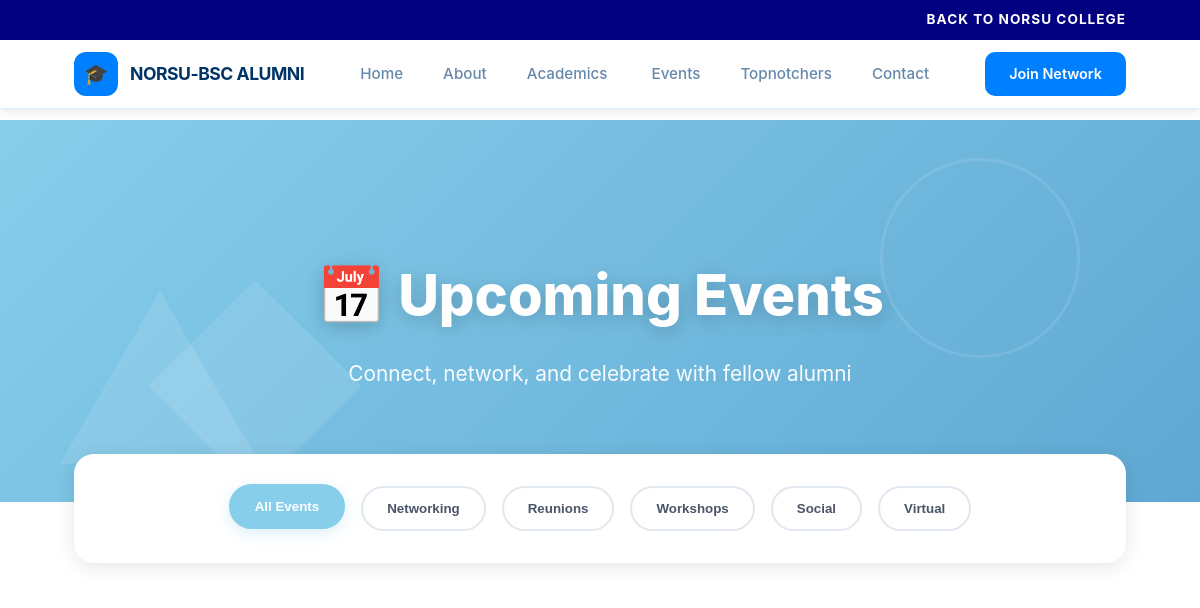
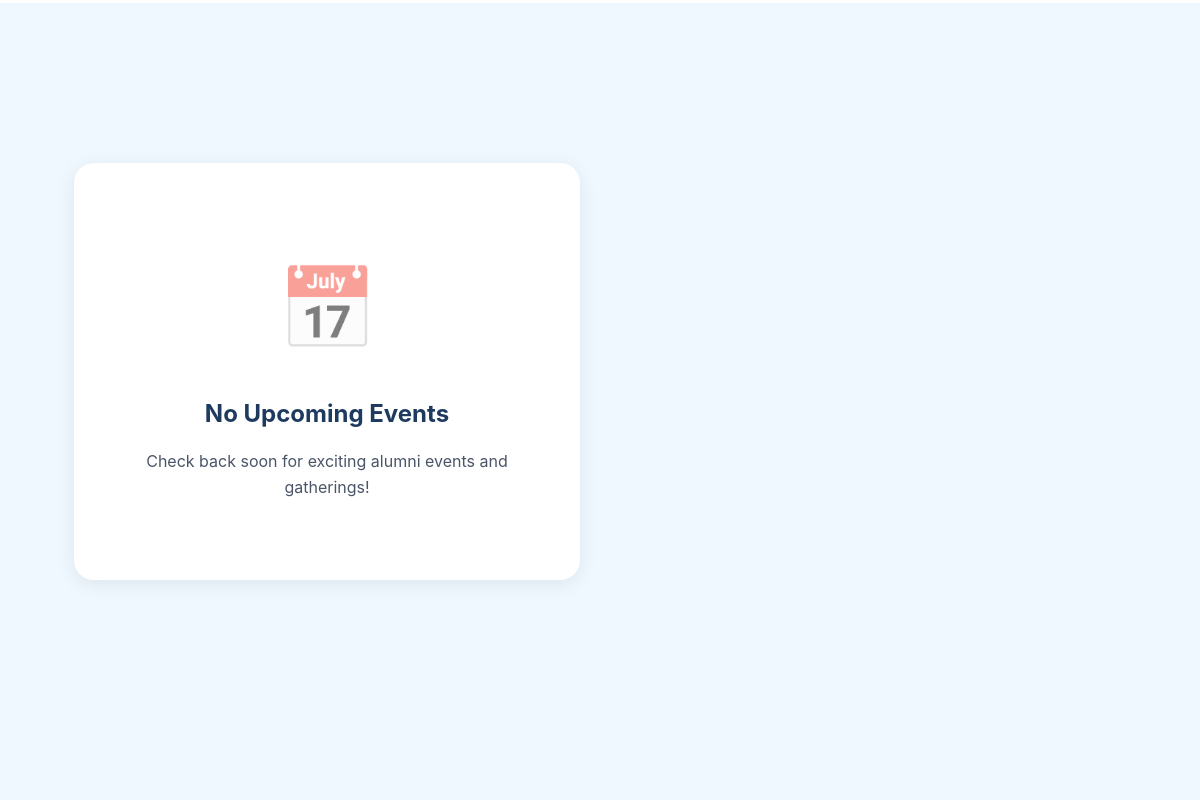
Page /alumni/events/ (upper part) on the earlier database version (2 pictures, top to bottom).
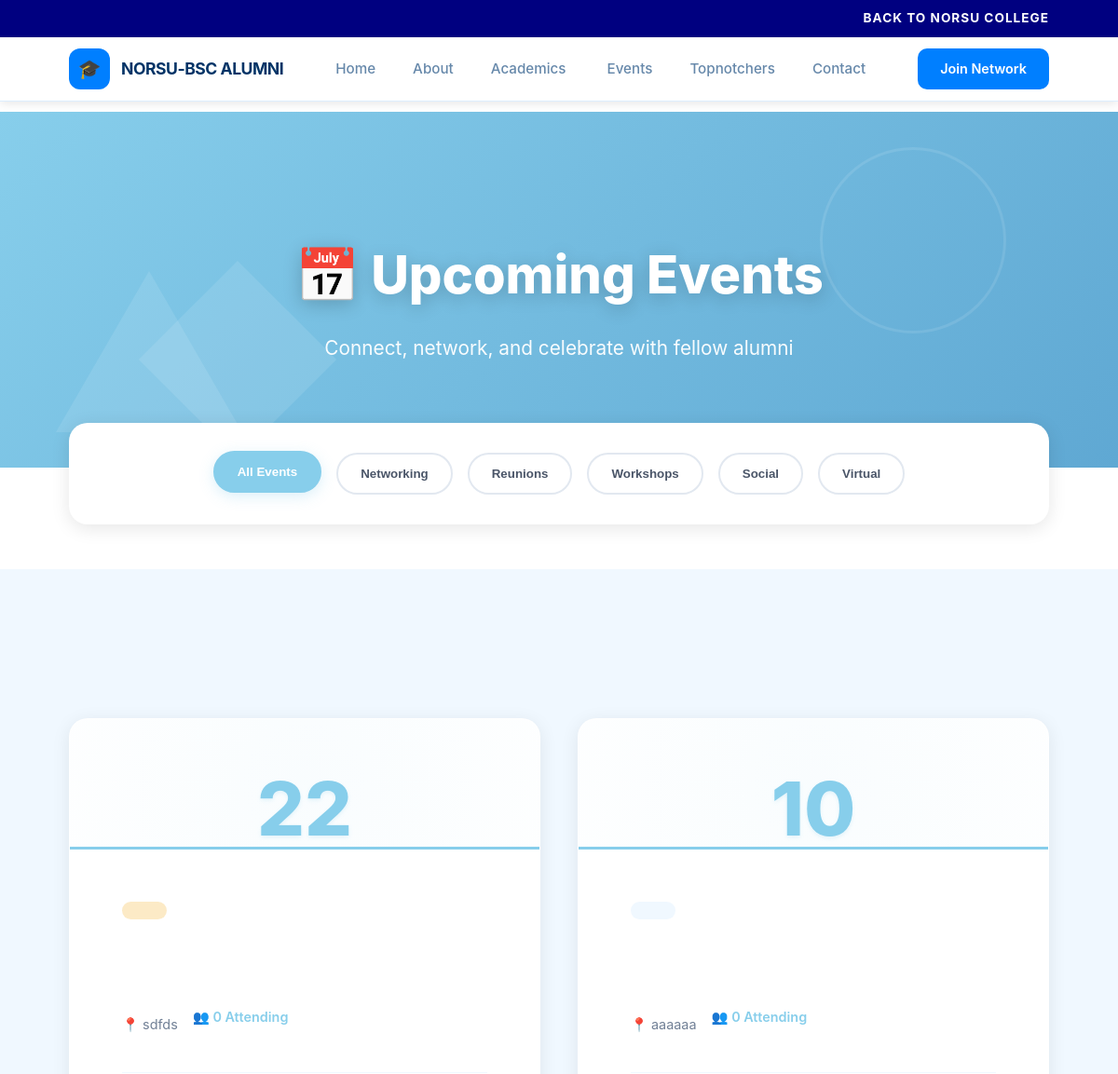
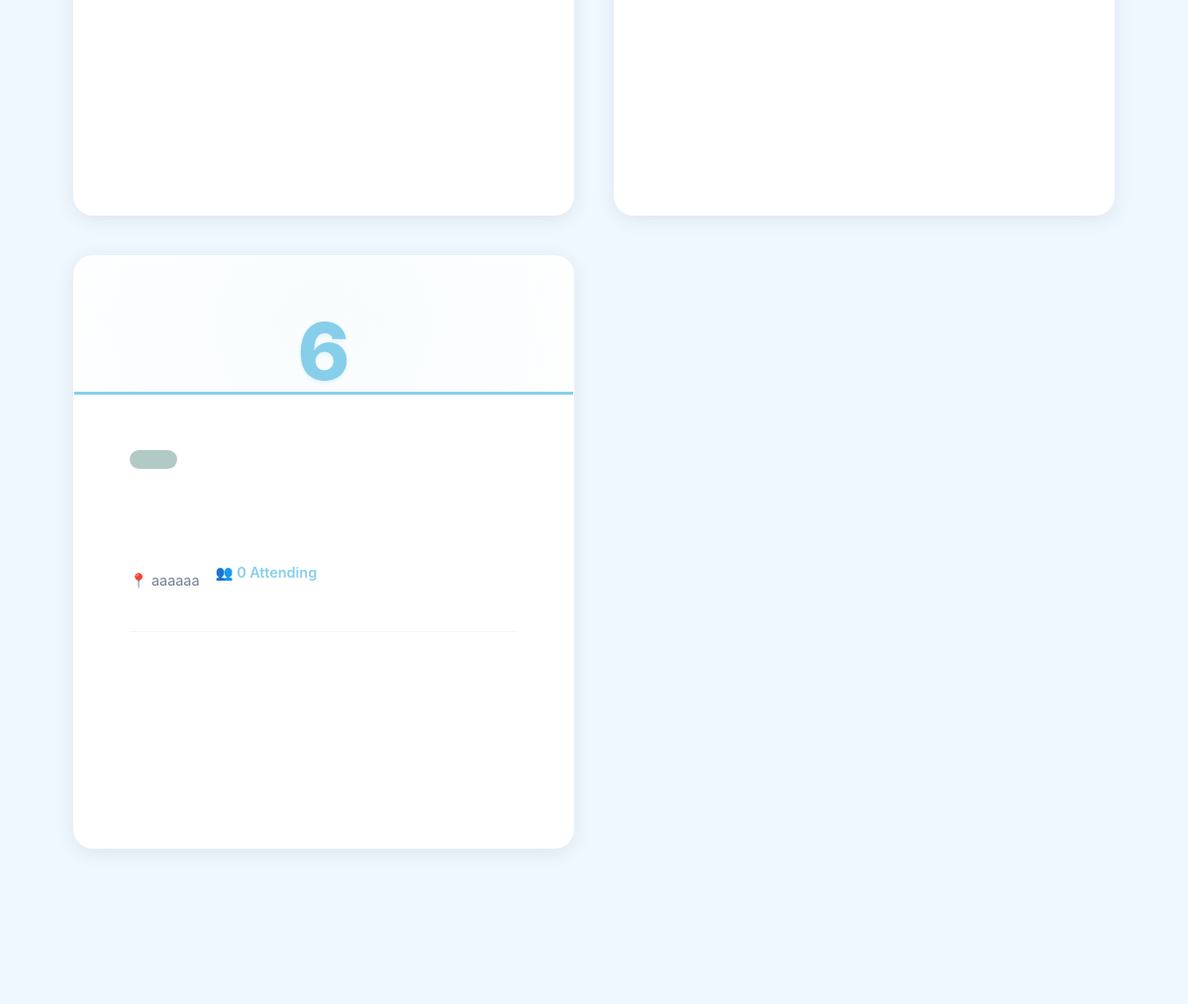
Same page on the later database version (2 pictures, top to bottom).
### dashboard/models.py (models this page shows, shortened)
class AlumniEvent(models.Model):
    title = models.CharField(max_length=255)
    description = models.TextField()
    date = models.DateTimeField()
    location = models.CharField(max_length=255)
    image = models.ImageField(upload_to='alumni/events/', blank=True, null=True)
    created_at = models.DateTimeField(auto_now_add=True)
    status = models.CharField(max_length=20, default='published', choices=[('draft', 'Draft'), ('published', 'Published')])
    class Meta:
        verbose_name_plural = 'Alumni Events'

### dashboard/views.py (the view)
# urls.py: path('alumni/events/', views.alumni_events, name='events'),
def alumni_events(request):
    events = AlumniEvent.objects.filter(status='published').order_by('-date')
    return render(request, 'dashboard/alumni/events.html', {'events': events})

### dashboard/templates/dashboard/alumni/events.html (shortened to what this page needs)
{% extends 'dashboard/alumni/base.html' %}
{% block content %}
<section class="events-hero">
    <div class="geometric-shape shape-circle"></div>
    <div class="geometric-shape shape-triangle"></div>
    <div class="geometric-shape shape-square"></div>
    <div class="container">
        <div class="hero-content"><br><br>
            <h1 class="hero-title">📅 Upcoming Events</h1>
            <p class="hero-subtitle">Connect, network, and celebrate with fellow alumni</p>
        </div>
    </div>
</section>
<div class="container">
    <div class="filter-bar">
        <div class="filter-controls">
            <button class="filter-btn active" onclick="filterEvents('all')">All Events</button>
            <button class="filter-btn" onclick="filterEvents('networking')">Networking</button>
            <button class="filter-btn" onclick="filterEvents('reunion')">Reunions</button>
            <button class="filter-btn" onclick="filterEvents('workshop')">Workshops</button>
            <button class="filter-btn" onclick="filterEvents('social')">Social</button>
            <button class="filter-btn" onclick="filterEvents('virtual')">Virtual</button>
        </div>
    </div>
</div>
<section class="events-container">
    <div class="container">
        <div class="events-grid">
            {% for event in events %}
            <div class="event-card" data-type="{{ event.event_type|lower }}">
                <div class="event-date-section">
                    <div class="event-date">
                        <span class="date-day">{{ event.date.day }}</span>
                    </div>
                </div>
                <div class="event-content">
                    <div class="event-badge">{{ event.event_type }}</div>
                    <div class="event-meta">
                        <div class="event-location">
                            {% if event.is_virtual %}
                            🌐 {{ event.location }}
                            {% else %}
                            📍 {{ event.location }}
                            {% endif %}
                        </div>
                        <div class="event-attendees">
                            👥 {{ event.attendees_count|default:"0" }} Attending
                        </div>
                    </div>
                </div>
            </div>
            {% empty %}
            <div class="empty-state">
                <div class="empty-icon">📅</div>
                <h2 style="color: #1e3a5f; margin-bottom: 1rem;">No Upcoming Events</h2>
                <p style="color: #4a5568;">Check back soon for exciting alumni events and gatherings!</p>
            </div>
            {% endfor %}
        </div>
    </div>
</section>
{% endblock %}

Differences in the rows shown:
added AlumniEvent: date.day "22", location "sdfds", attendees_count "0"
added AlumniEvent: date.day "10", location "aaaaaa", attendees_count "0"
added AlumniEvent: date.day "6", location "aaaaaa", attendees_count "0"
Other differences:
text no longer shown: "📅 No Upcoming Events Check back soon for exciting alumni events and gatherings!"
